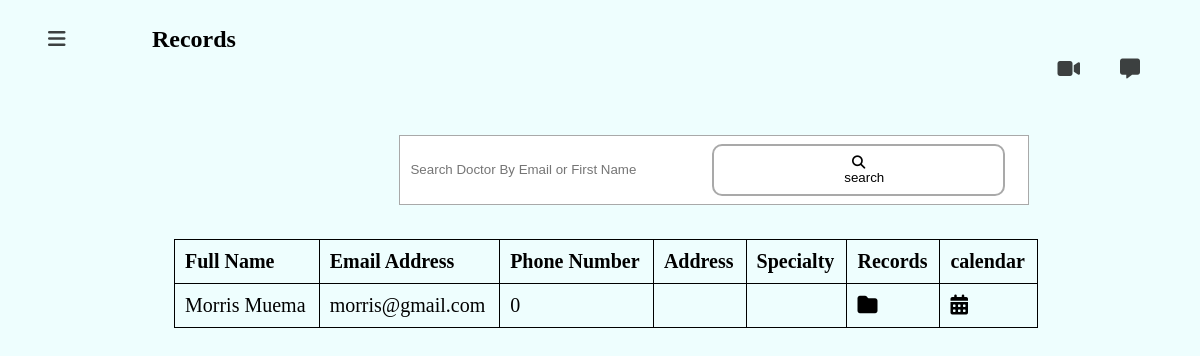
/doctor-records.php (signed in), run on the app's committed database.
### tables this page shows
CREATE TABLE `regdoctors` (
  `id` int(11) NOT NULL,
  `firstName` varchar(50) NOT NULL,
  `lastName` varchar(50) NOT NULL,
  `emailAddress` varchar(100) NOT NULL,
  `institution` varchar(100) NOT NULL,
  `password` varchar(50) NOT NULL,
  `specialty` varchar(200) NOT NULL,
  `address` varchar(200) NOT NULL,
  `age` int(11) NOT NULL,
  `gender` varchar(10) NOT NULL,
  `profilePhoto` blob NOT NULL,
  `phoneNumber` int(14) NOT NULL,
  `date_registered` datetime NOT NULL DEFAULT current_timestamp(),
  `date_updated` datetime NOT NULL DEFAULT current_timestamp() ON UPDATE current_timestamp()
);

### doctor-records.php (the view, shortened to what this page needs)
<!DOCTYPE html>
<html lang="en">
<head>
    <link rel="stylesheet" href="style.css">
</head>
<body class="profileBody" id="doctor-records-main" >
    <div class="header">
        <?php include_once 'notif-menu.php';?>
    </div>
    <div class="mainBody" id="doctor-records-section">
    <section id="doctor-records-main" class="main-section">
        <div class="records-header">
            <?php
                include_once 'doctor-records-search-div.php';
            ?>
        </div>
        <table>
        <tr>
            <th>Full Name</th>
            <th>Email Address</th>
            <th>Phone Number</th>
            <th>Address</th>
            <th>Specialty</th>
            <th>Records</th>
            <th>calendar</th>
        </tr>
        <?php
        if(isset($_GET['id'])){
            $requested_patient = $_GET['id'];
            $records = "SELECT * FROM regDoctors where id = '$requested_patient'";
        }
        else{
            $username = $_SESSION['username'];
            $records = mysqli_query($conn,"SELECT * FROM regDoctors where institution='$username'");
        }
        if (mysqli_num_rows($records) > 0) {
        while($result = mysqli_fetch_array($records)) {
        ?>
        <tr>
            <td><?php echo $result['firstName'].' '.$result['lastName']?></td>
            <td><?php echo $result['emailAddress']?></td>
            <td><?php echo $result['phoneNumber']?></td>
            <td><?php echo $result['address']?></td>
            <td><?php echo $result['specialty']?></td>
            <td onclick="toPatientRecords('<?php echo $result['id']?>')"><i class="fa-solid fa-folder"></i></td>
            <td onclick="toDoctorCalendar('<?php echo $result['id']?>')"><i class="fa fa-calendar"></i></td>
        </tr>
        <?php
        }
    }
        ?>
        </table>
        </section>
    </div>
</body>
</html>

### style.css (style rules this page uses)
* { box-sizing: border-box; }
.home, .reg-body, .dash-body, .profileBody, .privacy-policy-body { display: flex; flex-direction: column; background-color: rgba(190, 252, 254, 0.25); margin: 0; }
.mainBody, #editProfileSection, #doctor-records-section { display: flex; flex-direction: row; }
.mainBody section { width: 90%; }
.main-section { margin-left: 10%; }
.header { margin-left: 4%; margin-top: 1.5%; display: flex; flex-direction: row; justify-content: space-between; }
#doctor-records-section section,#patient-records-section section, #dash-body section { display: flex; flex-direction: column; margin-top: 1.25%; }
#doctor-records-section table, #patient-records-section table { width: 80%; margin-left: 5%; font-size: 1.25em; border-collapse: collapse; }
.records-header { margin-left: 5%; padding: 0; }
#doctor-records-section tr, #patient-records-section tr { width: 100%; }
td,th { padding: 0.5em; }
table, th, td { border: 1px solid; text-align: left; border-collapse: collapse; }
.records-header { width: 80%; margin-bottom: 2.5%; display:flex; flex-direction:row; justify-content: space-between; }

### data on the page
regdoctors: firstName "Morris", lastName "Muema", emailAddress "morris@gmail.com", phoneNumber "0"

### other printed values
headerName() "Records"
